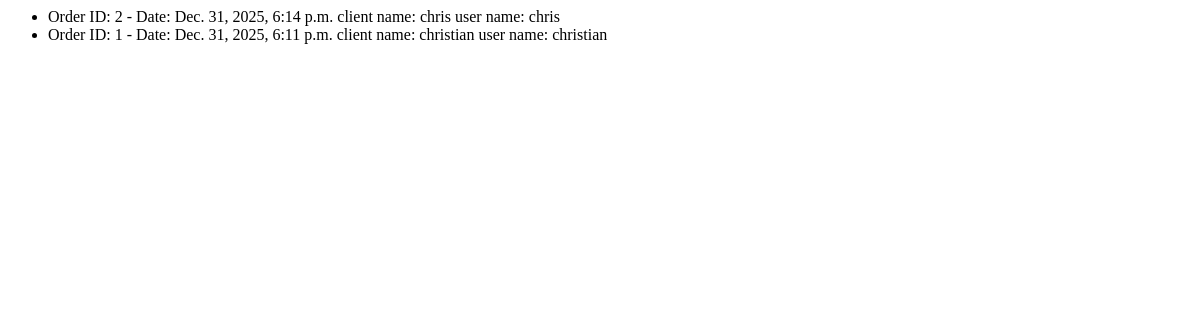
The page /orders/ (signed in) on the database as committed earlier.
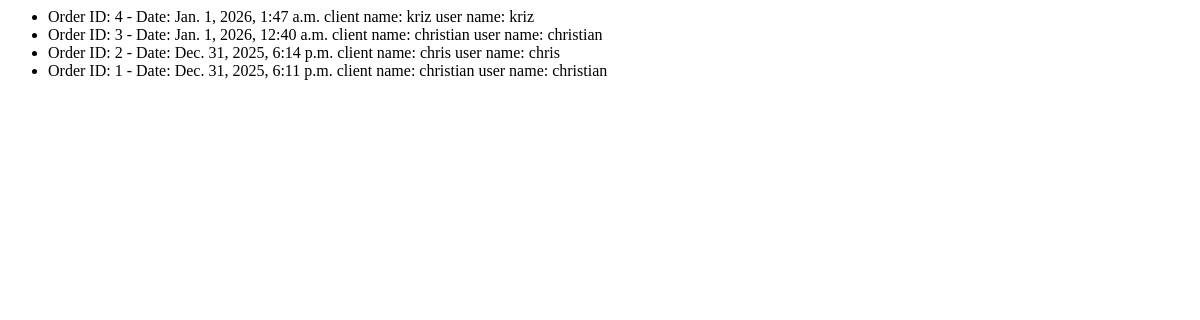
The same page on the database as committed later.
### food_app/models.py (models this page shows, shortened)
class Order(models.Model):
    customer = models.ForeignKey(User, on_delete=models.CASCADE)
    client_name = models.CharField(max_length=100, blank=True, null=True)
    created_at = models.DateTimeField(auto_now_add=True)
    updated_at = models.DateTimeField(auto_now=True)

### food_app/views.py (the view)
# urls.py: path('orders/', views.OrderedListView.as_view(), name='order-list'),
class OrderedListView(AdminRequiredMixin, ListView):
    model = Order
    ordering = ['-created_at']
    template_name = 'food_app/ordered_list.html'
    context_object_name = 'orders'
    def get_queryset(self):
        order_articles_prefetch = Prefetch(
            'orderarticle_set',  # Le related_name par défaut de OrderArticle vers Order
            queryset=OrderArticle.objects.select_related('product'),
            to_attr='articles' # Nomme l'attribut de résultat 'articles' pour une utilisation facile dans le template
        )
        return Order.objects.all().select_related(
            'customer'  # Chargement de l'utilisateur (User)
        ).prefetch_related(
            order_articles_prefetch
        ).order_by('-created_at')

### food_app/views.py (called while the page is built)
    def test_func(self):
        user = self.request.user
        return user.is_authenticated and (user.is_superuser or user.is_staff)

### food_app/templates/food_app/ordered_list.html (shortened to what this page needs)
{% block content %}
    <ul>
        {% for order in orders %}
            <li>Order ID: {{ order.id }} - Date: {{ order.created_at }} client name: {{ order.client_name }} user name: {{ order.customer.username }}</li>
        {% endfor %}
    </ul>
{% endblock %}

Rows that differ between the two databases and show on the page:
added Order: id "4", created_at "Jan. 1, 2026, 1:47 a.m.", client_name "kriz", customer.username "kriz"
added Order: id "3", created_at "Jan. 1, 2026, 12:40 a.m.", client_name "christian", customer.username "christian"
